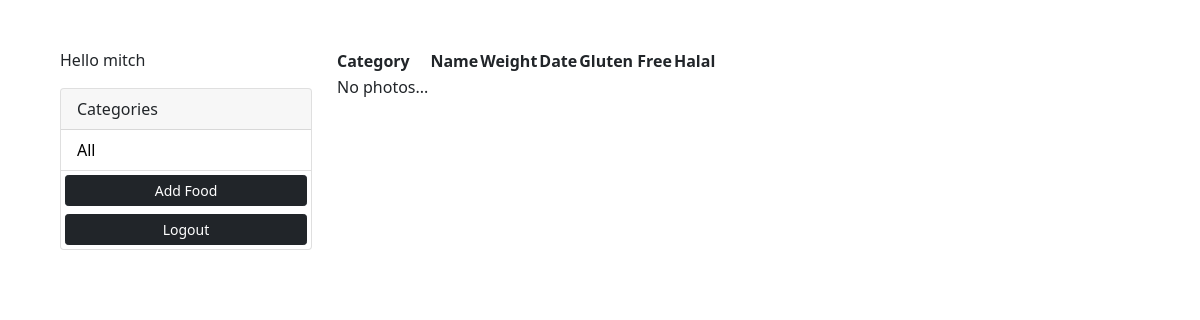
The page / (signed in) on the database as committed earlier.
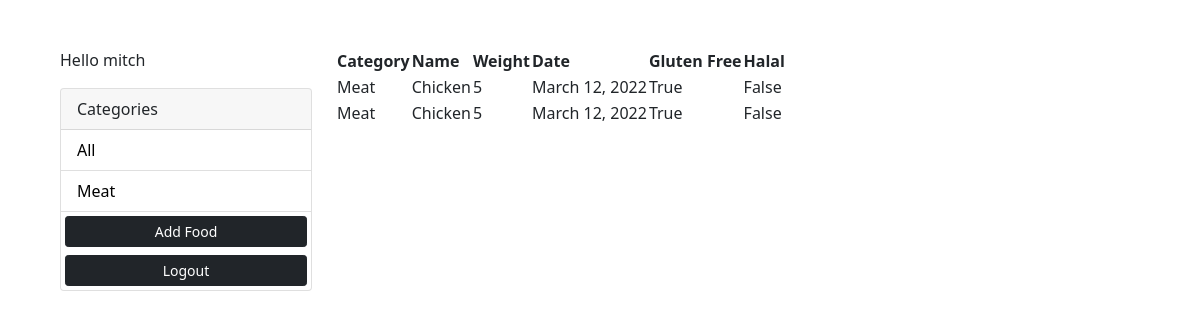
The same page on the database as committed later.
### photos/models.py (models this page shows, shortened)
class Category(models.Model):
    class Meta:
        verbose_name = 'Category'
        verbose_name_plural = 'Categories'
    user = models.ForeignKey(
        User, on_delete=models.SET_NULL, null=True, blank=True)
    name = models.CharField(max_length=100, null=False, blank=False)

class Food(models.Model):
    class Meta:
        verbose_name = 'Food'
        verbose_name_plural = 'Foods'
    category = models.ForeignKey(
        Category, on_delete=models.SET_NULL, null=True, blank=True)
    name = models.CharField(max_length=30)
    weight = models.IntegerField()
    date = models.DateField()
    glutenFree = models.BooleanField()
    halal = models.BooleanField()

### photos/views.py (the view)
# urls.py: path('', views.gallery, name='gallery'),
@login_required(login_url='login')
def gallery(request):
    user = request.user
    category = request.GET.get('category')
    if category == None:
        foods = Food.objects.filter(category__user=user)
    else:
        foods = Food.objects.filter(
            category__name=category, category__user=user)
    categories = Category.objects.filter(user=user)
    context = {'categories': categories, 'foods': foods}
    return render(request, 'photos/gallery.html', context)

### photos/templates/photos/gallery.html (shortened to what this page needs)
<!DOCTYPE html>
<html lang="en">
<head>
    <link href="https://cdn.jsdelivr.net/npm/bootstrap@5.0.0-beta1/dist/css/bootstrap.min.css" rel="stylesheet"
>
</head>
<body class="m-5">
    <div class="container">
        <div class="row">
            <div class="col-md-3">
                {% if request.user.is_authenticated %}
                <p>Hello {{request.user}}</p>
                {% endif %}
                <div class="card">
                    <div class="card-header">
                        Categories
                    </div>
                    <ul class="list-group list-group-flush">
                        <li class="list-group-item">
                            <a href="{% url 'gallery' %}">All</a>
                        </li>
                        {% for category in categories %}
                        <li class=" list-group-item">
                            <a href="{% url 'gallery' %}?category={{category.name}}">
                                {{category.name}}
                            </a>
                        </li>
                        {% endfor %}
                        <a href="{% url 'add' %}" class="btn btn-dark btn-block btn-sm m-1">Add Food</a>
                        <a href="{% url 'logout' %}" class="btn btn-dark btn-block btn-sm m-1">Logout</a>
                    </ul>
                </div>
            </div>
            <div class="col-md-9">
                <table>
                    <tr>
                    <th>Category</th>
                    <th>Name</th>
                    <th>Weight</th>
                    <th>Date</th>
                    <th>Gluten Free</th>
                    <th>Halal</th>
                    </tr>
                    {% for food in foods %}
                    <tr>
                    <td>{{food.category.name}}</td>
                    <td>{{food.name}}</td>
                    <td>{{food.weight}}</td>
                    <td>{{food.date}}</td>
                    <td>{{food.glutenFree}}</td>
                    <td>{{food.halal}}</td>
                    </tr>
                    {% empty %}
                    <td>No photos...</td>
                    {% endfor %}
                </table>
            </div>
        </div>
    </div>
</body>
</html>

### photos/templates/photos/gallery.html (style rules this page uses)
.list-group-item a { text-decoration: none; color: black; }

Rows that differ between the two databases and show on the page:
added Category: name "Meat"
added Food: category.name "Meat", name "Chicken", weight "5", date "March 12, 2022", glutenFree "True", halal "False"
added Food: category.name "Meat", name "Chicken", weight "5", date "March 12, 2022", glutenFree "True", halal "False"
Other text that changed with them:
text no longer shown: "No photos..."
